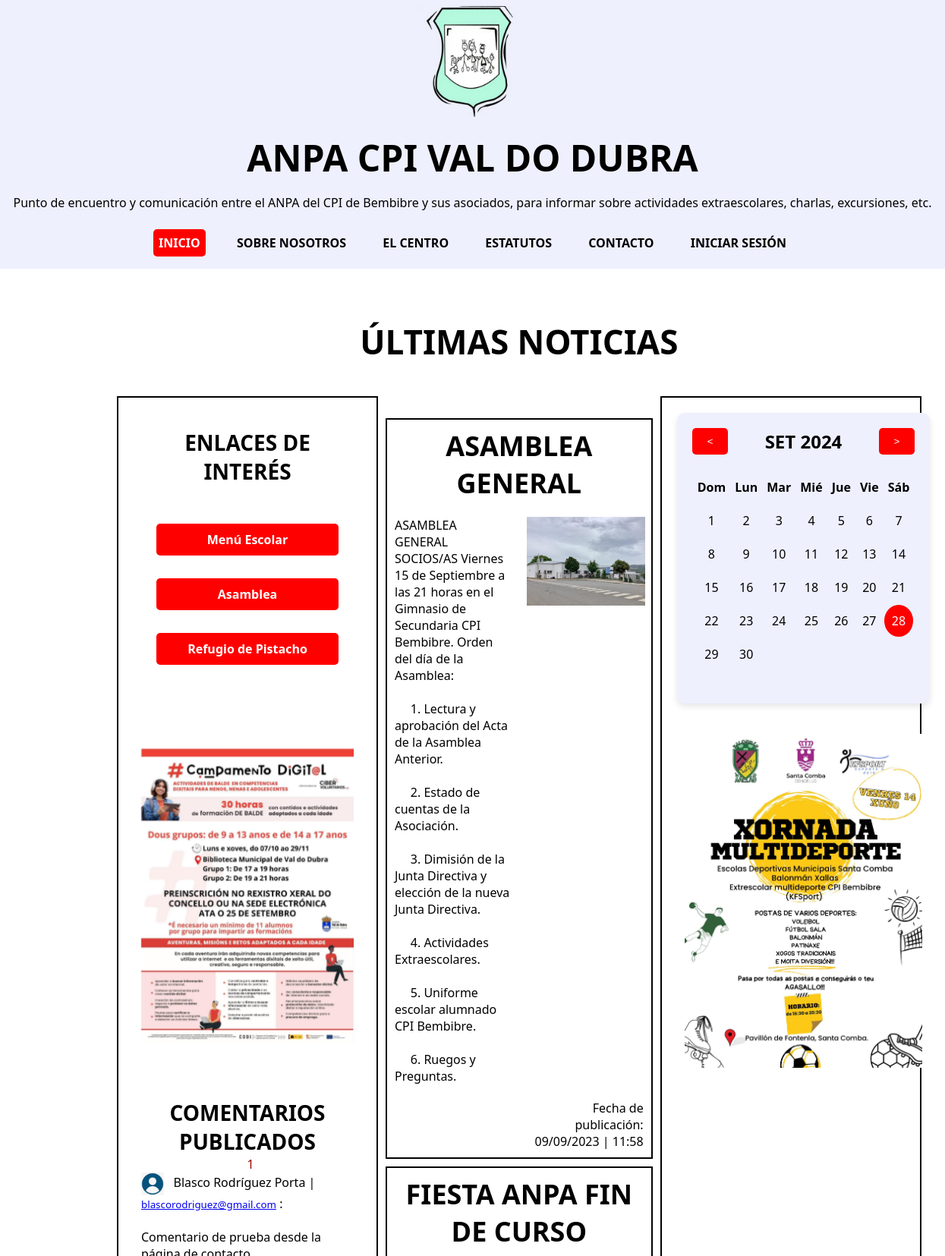
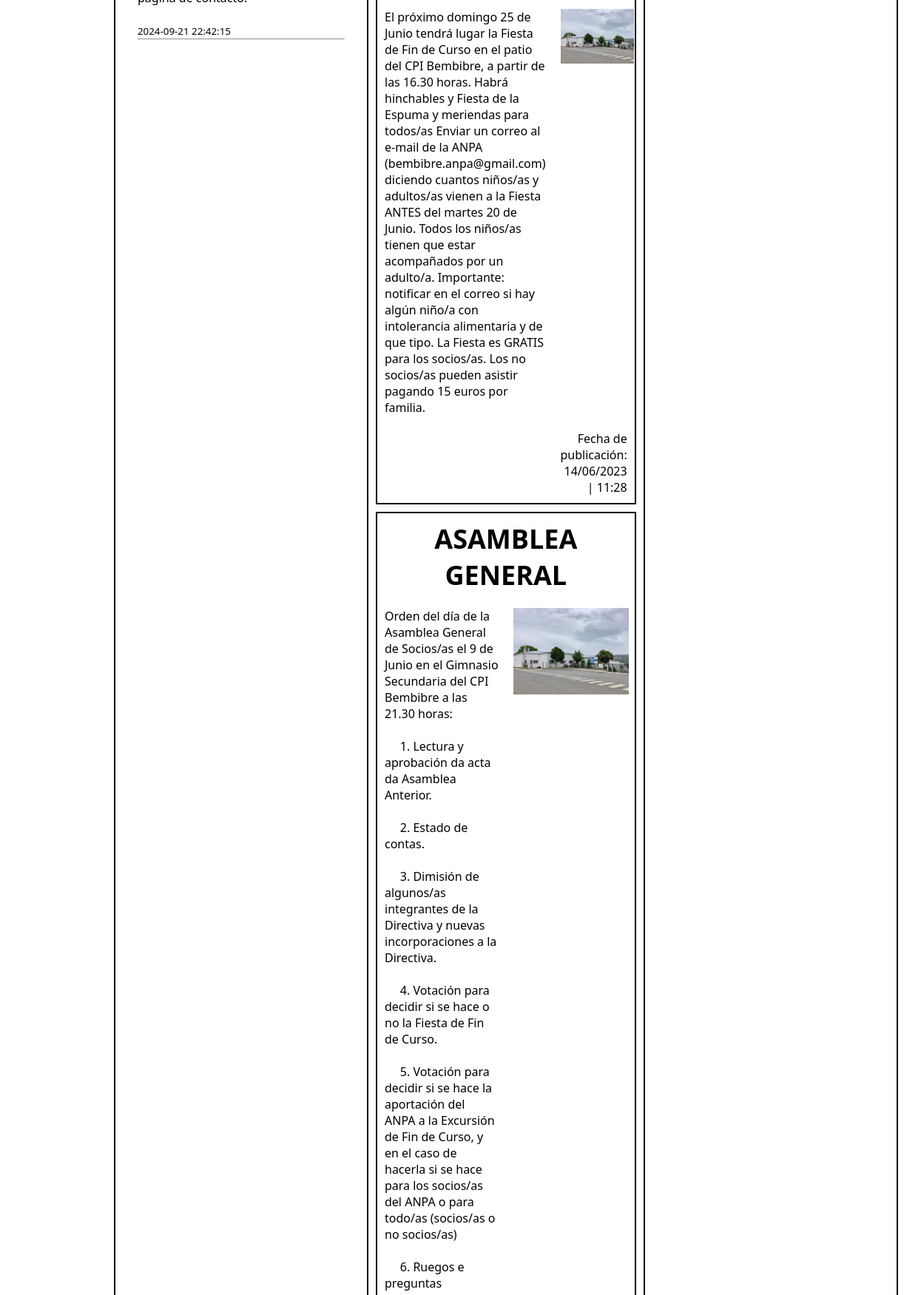
The app's page /es/index.php?pg=6 (upper part) with its own data (2 pictures, top to bottom).
### tables this page shows
CREATE TABLE IF NOT EXISTS `comentarios` (
  `Id_Comentario` smallint(5) unsigned NOT NULL AUTO_INCREMENT,
  `Nombre` varchar(100) NOT NULL,
  `Correo` varchar(100) NOT NULL,
  `Comentario` longtext NOT NULL,
  `Fecha_Publicación` datetime NOT NULL,
  PRIMARY KEY (`Id_Comentario`)
);

CREATE TABLE IF NOT EXISTS `blog` (
  `Id_Entrada` smallint(5) unsigned NOT NULL AUTO_INCREMENT,
  `Título` varchar(150) NOT NULL,
  `Descripción` longtext NOT NULL,
  `Imagen` varchar(150) DEFAULT NULL,
  `Fecha_Publicación` datetime NOT NULL,
  PRIMARY KEY (`Id_Entrada`)
);

### es/index.php (the view, shortened to what this page needs)
<!DOCTYPE html>
<html lang="gl-ES">
    <head>
        <link rel="stylesheet" type="text/css" href="CSS/estilosindex.css">
    </head>
    <body>
        <header>
            <div class="vacio1"></div>
            <div class="logo">
                <img src="Imágenes/logo.png" width="100%" alt="Logo ANPA CPI Bembibre"/>
            </div>
            <div class="vacio2"></div>
            <div class="tituloedescricion">
                <h1>ANPA CPI VAL DO DUBRA</h1>
                <p>Punto de encuentro y comunicación entre el ANPA del CPI de Bembibre y sus asociados, para informar sobre actividades extraescolares, charlas, excursiones, etc.</p>
            </div>
            <nav class="navegacion">
                <ul>
                    <li id="inicio" class="seleccionado">INICIO</li>
                    <li id="sobrenosotros">SOBRE NOSOTROS</li>
                    <li id="ocentro">EL CENTRO</li>
                    <li id="estatutos">ESTATUTOS</li>
                    <li id="contacto">CONTACTO</li>
                    <?php
                        if(isset($_SESSION["admin"])){
                            $admin = $_SESSION["admin"];
                            echo "<li>Hola, $admin&nbsp;&nbsp;<a href='cerrarsesion.php'><img src='Imágenes/exit.png' width='35' style='vertical-align: middle;' alt='Exit'></a></li>";
                        } else {
                            echo "<li id='iniciarsesion'>INICIAR SESIÓN</li>";
                        }
                    ?>
                </ul>
            </nav>
        </header>
        <main>
            <div class="titulopaxina">
                <h1>ÚLTIMAS NOTICIAS</h1>
            </div>
            <aside class="taboleiro1">
                <div class="anuncio1">
                    <img src="Imágenes/Anuncio1.jpg" width="100%" alt="Campamento Digital">
                </div>
                <div class="enlacesdeinterese">
                    <h1>ENLACES DE INTERÉS</h1>
                    <ul>
                        <li id="menuescolar">Menú Escolar</li>
                        <li id="asamblea">Asamblea</li>
                        <li id="refugiodepistacho">Refugio de Pistacho</li>
                    </ul>
                </div>
                <div class="ultimoscomentarios">
                    <h1>COMENTARIOS PUBLICADOS</h1>
                    <div class="vercomentarios">
                        <?php
                            $conexion = new mysqli("127.0.0.1", "root", "", "anpacpivaldodubraes");
                            if(!$conexion){
                                echo "<p style='color: red;'>DATABASE NOT CONNECTED!!!.</p>";
                            } else {
                                $vercomentarios = "SELECT * FROM comentarios ORDER BY Fecha_Publicación DESC";
                                $resultados = $conexion->query($vercomentarios);
                                if($resultados->num_rows == 0){
                                    echo "<p>(Sen comentarios)</p>";
                                } else {
                                    echo "<div class='paxinascomentarios'>";
                                    if(isset($_GET["commentspage"])) {
                                    $paginacion = $_GET["commentspage"];
                                    if($paginacion<=0 || is_numeric($paginacion)==false) $paginacion=1;
                                    }
                                    else
                                    $paginacion=1;
                                    $url="?commentspage=";
                                    echo "<p class='pagina'>";
                                    $total_paginas=(int)($resultados->num_rows/5+1);
                                    for($i=1;$i<=$total_paginas;$i++){
                                        if($i==$paginacion)
                                            echo "&nbsp;&nbsp;<a class='estasaqui'>$i</a>";
                                        else
                                            echo "&nbsp;&nbsp;<a href='$url".$i."'>$i</a>";
                                    }
                                    echo "</p>";
                                    $posicion=($paginacion-1)*5;
                                    $resultados->data_seek($posicion);
                                    echo "</div>";
                                    $row = $resultados->fetch_assoc();
                                    $i = 1;
                                    echo "<div class='comentariospublicados'>";
                                    do {
                                        echo "<p><img src='Imágenes/User.png' width='30' style='vertical-align: middle;' alt='User'>&nbsp;&nbsp;&nbsp;{$row["Nombre"]} | <span><small><a href='mailto:{$row["Correo"]}'>{$row["Correo"]}</a></small></span> :</p><br/>
                                        <p>{$row["Comentario"]}</p><br/>
                                        <p><small>{$row["Fecha_Publicación"]}</small></p><hr>";
                                        $row = $resultados->fetch_assoc();
                                        $i++;
                                    } while ($row && $i <= 5);
                                    echo "</div>";
                                }
                            }
                        ?>
                    </div>
                </div>
            </aside>
            <section class="blog">
                <?php
                    $conexion = new mysqli("127.0.0.1", "root", "", "anpacpivaldodubraes");
                    if (!$conexion) {
                        echo "<p style='color: red;'>Non se puido establecer a conexión á nosa base de datos.</p>";
                    } else {
                        $entradasdeblog = "SELECT Título, Descripción, Imagen, DATE_FORMAT(Fecha_Publicación, '%d/%m/%Y | %H:%i')
                        AS Publicación FROM blog ORDER BY Fecha_Publicación DESC";
                        $resultados = $conexion->query($entradasdeblog);
                        if ($resultados->num_rows == 0) {
                            echo "<p style='color: red;'>Aún no hay entradas publicadas.</p>";
                        } else {
                            if(isset($_GET["pg"])) {
                            $paginacion = $_GET["pg"];
                            }
                            else
                            $paginacion=1;
                            $posicion=($paginacion-1)*5;
                            $resultados->data_seek($posicion);
                            echo "<section class='artigos'>";
                            $row = $resultados->fetch_assoc();
                            $i = 1;
                            do {
                                echo "<article>
                                <h1 class='tituloentrada'>{$row["Título"]}</h1>
                                <p class='descricionentrada'>{$row["Descripción"]}</p>
                                <img class='imaxeentrada' src='{$row["Imagen"]}' width='100%' alt='{$row["Imagen"]}'/>
                                <p class='datapublicacion'>Fecha de publicación: {$row["Publicación"]}</p>
                                </article>";
                                $row = $resultados->fetch_assoc();
                                $i++;
                            } while ($row && $i <= 5);
                            echo "</section>";
                        }
                    }
                ?>
            </section>
            <aside class="taboleiro2">
                <div class="anuncio2">
                    <img src="Imágenes/Anuncio2.jpg" width="100%" alt="Jornada Multideporte">
                </div>
                <div class="calendario">
                    <div class="header">
                    <button id="prev-month">&lt;</button>
                    <h2 id="month-year"></h2>
                    <button id="next-month">&gt;</button>
                    </div>
                    <table id="calendar">
                        <thead>
                            <tr>
                                <th>Dom</th>
                                <th>Lun</th>
                                <th>Mar</th>
                                <th>Mié</th>
                                <th>Jue</th>
                                <th>Vie</th>
                                <th>Sáb</th>
                            </tr>
                        </thead>
                        <tbody id="calendar-body"></tbody>
                    </table>
                </div>
            </aside>
        </main>
    </body>
</html>

### records on screen
comentarios: Nombre "Blasco Rodríguez Porta", Correo "blascorodriguez@gmail.com", Comentario "Comentario de prueba desde la página de contacto.", Fecha_Publicación "2024-09-21 22:42:15"
blog: Título "ASAMBLEA GENERAL", Descripción "ASAMBLEA GENERAL SOCIOS/AS Viernes 15 de Septiembre a las 21 horas en el Gimnasio de Secundaria CPI Bembibre. Orden del día de la Asamblea: 1. Lectura y aprobación del Acta de la Asamblea Anterior. 2. Estado de cuentas de la Asociación. 3. Dimisión de la Junta Directiva y elección de la nueva Junta Directiva. 4. Actividades Extraescolares. 5. Uniforme escolar alumnado CPI Bembibre. 6. Ruegos y Preguntas.", Imagen (picture), Publicación "09/09/2023 | 11:58"
blog: Título "FIESTA ANPA FIN DE CURSO", Descripción "El próximo domingo 25 de Junio tendrá lugar la Fiesta de Fin de Curso en el patio del CPI Bembibre, a partir de las 16.30 horas. Habrá hinchables y Fiesta de la Espuma y meriendas para todos/as Enviar un correo al e-mail de la ANPA (bembibre.anpa@gmail.com) diciendo cuantos niños/as y adultos/as vienen a la Fiesta ANTES del martes 20 de Junio. Todos los niños/as tienen que estar acompañados por un adulto/a. Importante: notificar en el correo si hay algún niño/a con intolerancia alimentaria y de que tipo. La Fiesta es GRATIS para los socios/as. Los no socios/as pueden asistir pagando 15 euros por familia.", Imagen (picture), Publicación "14/06/2023 | 11:28"
blog: Título "ASAMBLEA GENERAL", Descripción "Orden del día de la Asamblea General de Socios/as el 9 de Junio en el Gimnasio Secundaria del CPI Bembibre a las 21.30 horas: 1. Lectura y aprobación da acta da Asamblea Anterior. 2. Estado de contas. 3. Dimisión de algunos/as integrantes de la Directiva y nuevas incorporaciones a la Directiva. 4. Votación para decidir si se hace o no la Fiesta de Fin de Curso. 5. Votación para decidir si se hace la aportación del ANPA a la Excursión de Fin de Curso, y en el caso de hacerla si se hace para los socios/as del ANPA o para todo/as (socios/as o no socios/as) 6. Ruegos e preguntas", Imagen (picture)
